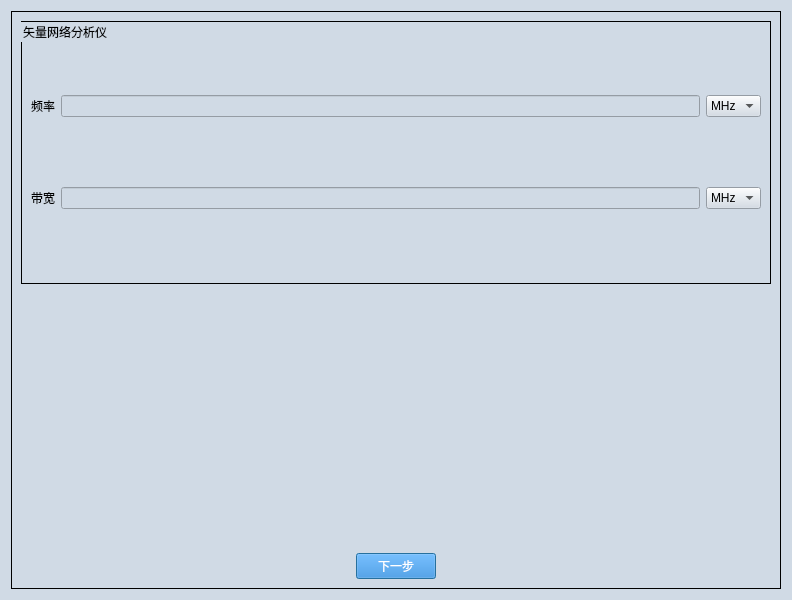
<?xml version="1.0" encoding="UTF-8"?>
<ui version="4.0">
 <class>Dialog</class>
 <widget class="QDialog" name="Dialog">
  <property name="geometry">
   <rect>
    <x>0</x>
    <y>0</y>
    <width>792</width>
    <height>600</height>
   </rect>
  </property>
  <property name="font">
   <font>
    <family>Microsoft YaHei</family>
    <pointsize>14</pointsize>
   </font>
  </property>
  <property name="windowTitle">
   <string>Dialog</string>
  </property>
  <property name="styleSheet">
   <string notr="true">QDialog{
background-color:#D0DAE5;
}

QTextBrower{
background-color:#D0DAE5;
}

QLineEdit{
background-color:#D0DAE5;
}

QWidget{
background-color:#D0DAE5;
}

QStackedWidget{
background-color:#D0DAE5;
}

QHeaderView{
background-color:#D0DAE5;
}

QLabel{
font-size:12px;
font-family:Microsoft YaHei;
background-color:#D0DAE5;
}

QPushButton{         /*按钮自适应拉伸背景*/
border-width: 2px 15px 2px 15px;
background-color:#2884D8;
color: #FFFFFF;
font-size:12px;
font-family:Microsoft YaHei;
}

QGroupBox{
font-size:12px;
font-family:Microsoft YaHei;
border:1px solid rgb(0, 0, 0); 
}</string>
  </property>
  <layout class="QGridLayout" name="gridLayout_2">
   <item row="0" column="0">
    <widget class="QGroupBox" name="groupBox">
     <property name="title">
      <string/>
     </property>
     <layout class="QGridLayout" name="gridLayout_4" rowstretch="1,0,1,0">
      <item row="3" column="0" colspan="2">
       <layout class="QGridLayout" name="gridLayout">
        <item row="0" column="0">
         <spacer name="horizontalSpacer">
          <property name="orientation">
           <enum>Qt::Horizontal</enum>
          </property>
          <property name="sizeHint" stdset="0">
           <size>
            <width>40</width>
            <height>20</height>
           </size>
          </property>
         </spacer>
        </item>
        <item row="0" column="1">
         <widget class="QPushButton" name="pushButton_next">
          <property name="text">
           <string>下一步</string>
          </property>
         </widget>
        </item>
        <item row="0" column="2">
         <spacer name="horizontalSpacer_2">
          <property name="orientation">
           <enum>Qt::Horizontal</enum>
          </property>
          <property name="sizeHint" stdset="0">
           <size>
            <width>40</width>
            <height>20</height>
           </size>
          </property>
         </spacer>
        </item>
       </layout>
      </item>
      <item row="0" column="0" rowspan="2" colspan="2">
       <layout class="QHBoxLayout" name="horizontalLayout">
        <item>
         <widget class="QGroupBox" name="groupBox_4">
          <property name="title">
           <string>矢量网络分析仪</string>
          </property>
          <layout class="QGridLayout" name="gridLayout_5">
           <item row="0" column="0">
            <widget class="QLabel" name="label_7">
             <property name="text">
              <string>频率</string>
             </property>
            </widget>
           </item>
           <item row="1" column="1">
            <widget class="QLineEdit" name="lineEdit_bw_na"/>
           </item>
           <item row="1" column="2">
            <widget class="QComboBox" name="comboBox_sa_bw">
             <item>
              <property name="text">
               <string>MHz</string>
              </property>
             </item>
            </widget>
           </item>
           <item row="0" column="1">
            <widget class="QLineEdit" name="lineEdit_freq_na"/>
           </item>
           <item row="1" column="0">
            <widget class="QLabel" name="label_8">
             <property name="text">
              <string>带宽</string>
             </property>
            </widget>
           </item>
           <item row="0" column="2">
            <widget class="QComboBox" name="comboBox_na_freq">
             <item>
              <property name="text">
               <string>MHz</string>
              </property>
             </item>
            </widget>
           </item>
          </layout>
         </widget>
        </item>
       </layout>
      </item>
     </layout>
    </widget>
   </item>
  </layout>
 </widget>
 <resources>
  <include location="iconQrc.qrc"/>
 </resources>
 <connections/>
</ui>
